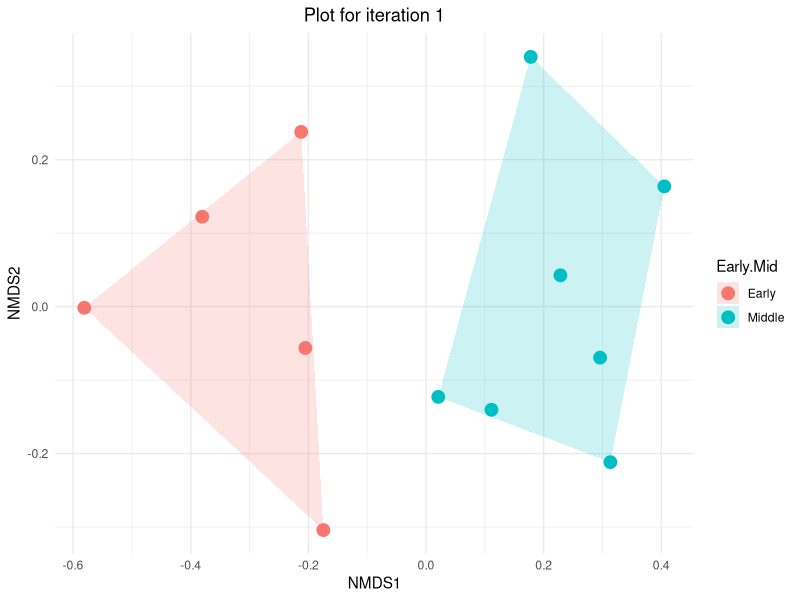
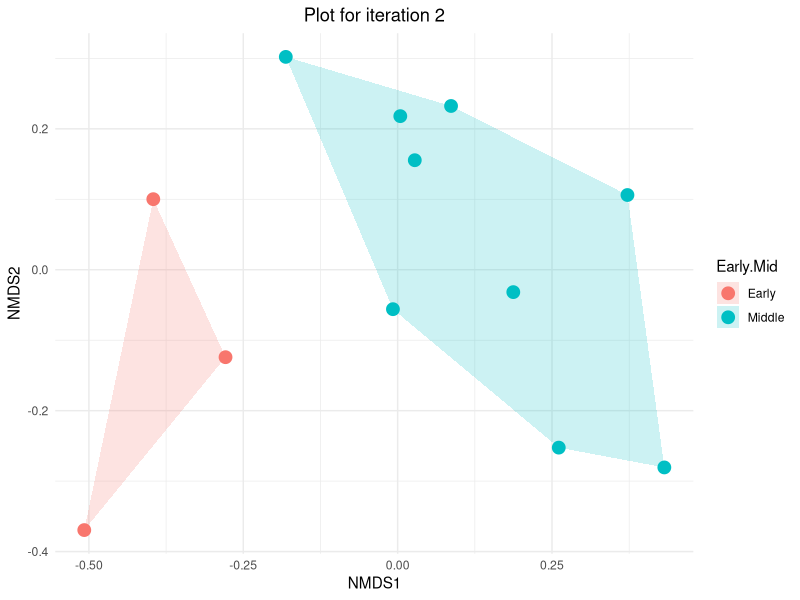
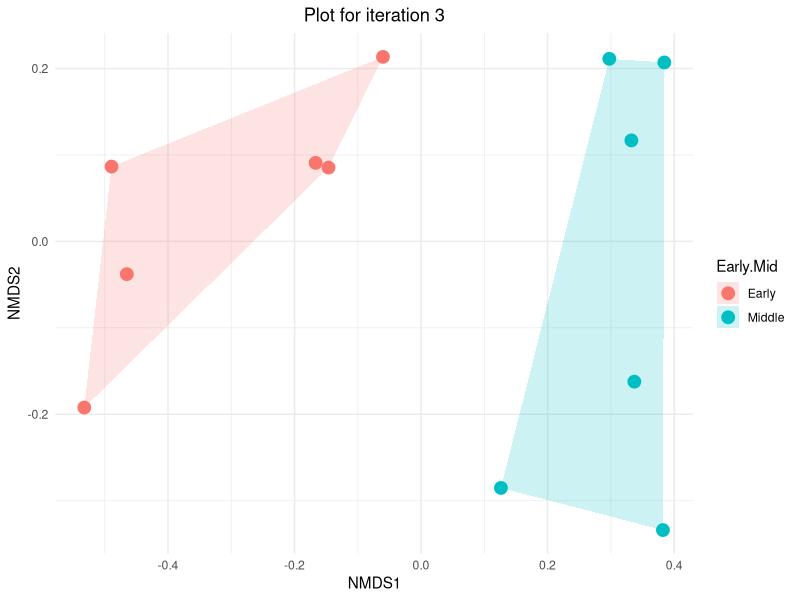
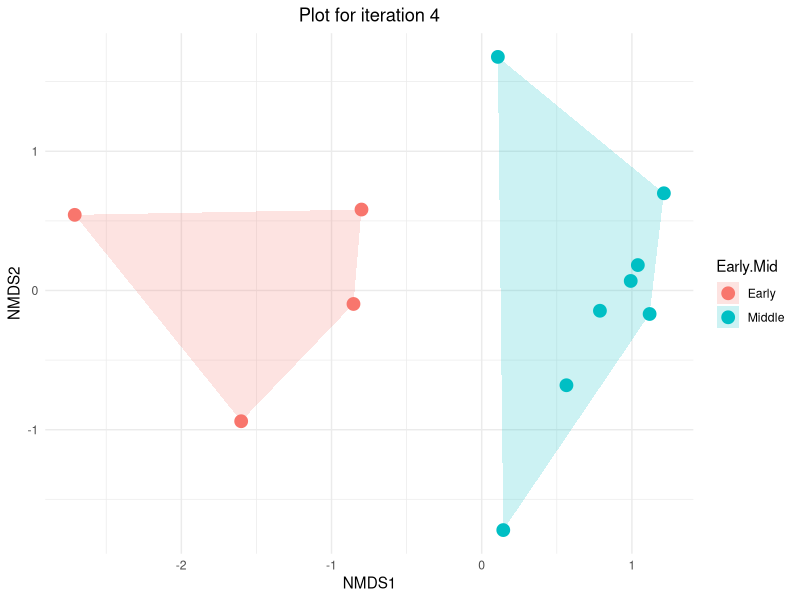
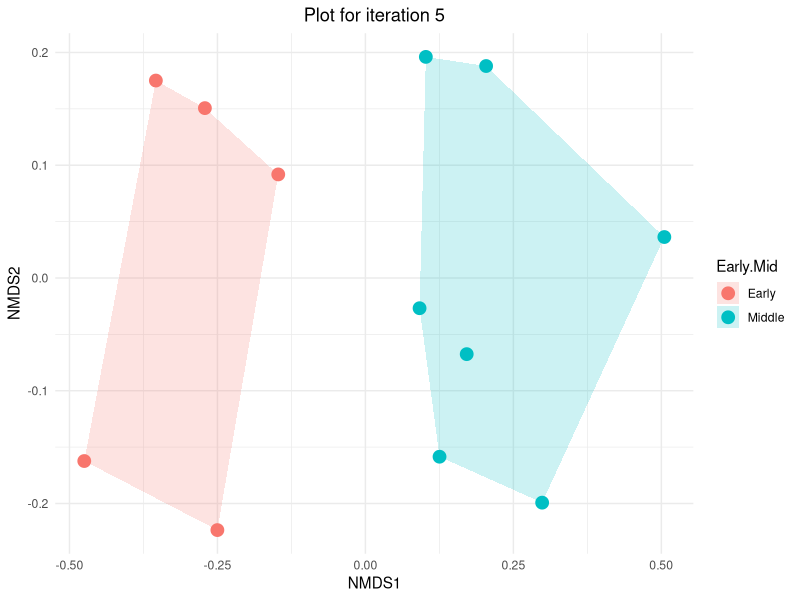

R code for these plots, in order:
# load libraries
library("dplyr")
library("vegan")
library("ggplot2")

# overhead for creating Results subdirectory
current_time <- Sys.time()
formatted_time <- format(current_time, "%Y-%m-%d_%H-%M-%S")
folder_name <- paste("Results", formatted_time, sep = " ")
dir.create(folder_name)

# load data and replace NAs with 0s
rawData <- read.csv("Data/RelativeDataset.csv")
data <- rawData %>% replace(is.na(.), 0) # ensure NA values are replaced with 0

mann_whitney_test <- function(NMDS1, Early.Mid, data.scores) {
  test <- wilcox.test(NMDS1 ~ Early.Mid, data = data.scores)  # Use exact = FALSE for larger samples
  U_stat <- test$statistic
  p_value <- test$p.value
  return(c(U_stat, p_value))
}

success = 0

# create function for looping NMDS and producing plots
findNMDS <- function(r, nit, plotIndices) {
  
  # variables
  r <- 0.05 # proportion of data not culled
  nit <- 5  # number of iterations
  plotIndices <- 5 # number of plots produced
  
  
  # Initialize matrices to store U-statistics and p-values
  results <- matrix(NA, nrow = nit, ncol = 2)
  colnames(results) <- c("U_stat", "p_value")
  
  # Loop to perform the test nit times
  warning_count = 0
  i = 1
  for (i in 1:nit) {
    # randomly cull data
    culled_data = data %>%
      slice_sample(prop = r)
    
    #make community matrix - extract columns with relative abundance information
    com = culled_data[,4:ncol(culled_data)]
    m_com = as.matrix(com)
    
      # run NMDS
      nmds = metaMDS(m_com, distance = "bray")
      
      # extract NMDS scores (x and y coordinates) and bind to Early/Mid
      data.scores = as.data.frame(scores(nmds)$sites)
      data.scores$Early.Mid = culled_data$Early.Mid
      
      # make sure "Early" is on the left of the plot
      group_means <- aggregate(NMDS1 ~ Early.Mid, data = data.scores, mean)
      earlyMean <- group_means$NMDS1[group_means$Early.Mid == "Early"]
      midMean <- group_means$NMDS1[group_means$Early.Mid == "Middle"]
      if (earlyMean > midMean) {
        data.scores$NMDS1 <- -data.scores$NMDS1  # Flip the NMDS1 axis
      }
      
      write.csv(data.scores, paste0(folder_name, "/NMDSdata", i, ".csv"))
      
      # create plot using ggplot2 if iteration is less than or equal to plotIndices
      if (i <= plotIndices) {
        # Function to calculate the convex hull for each group
        find_hull = function(df) df[chull(df$NMDS1, df$NMDS2), ]
        
        # Apply the function to your NMDS scores grouped by your factor
        hulls = data.scores %>%
          group_by(Early.Mid) %>%
          do(find_hull(.))
        
        # NMDS plot with convex hulls
        p = ggplot() +
          geom_polygon(data = hulls, aes(x = NMDS1, y = NMDS2, fill = Early.Mid), alpha = 0.2) + # Convex hulls
          geom_point(data = data.scores, aes(x = NMDS1, y = NMDS2, color = Early.Mid), size = 4) + # Points
          theme_minimal() +
          labs(x = "NMDS1", y = "NMDS2") +
          ggtitle(paste("Plot for iteration", i)) +
          theme(plot.title = element_text(hjust = 0.5))
        
        
        
        # Construct the filename
        file_name = sprintf("NMDS.%d.png", i)
        file_path = file.path(folder_name, file_name)
        
        # Save the plot
        ggsave(filename = file_path, plot = p, bg = "white")
        
        
        
      }
      
      results[i, ] = mann_whitney_test(NMDS1, Early.Mid, data.scores)
      i = i + 1
  }
  
}

# variables
r <- 0.05 # proportion of data not culled
nit <- 30  # number of iterations
plotIndices <- 30 # number of plots produced

# call function
results <- findNMDS(r, nit, plotIndices)

# save individual results to the "Results" directory
file_name <- "individual.iterations.csv"
file_path <- file.path(folder_name, file_name)
write.csv(results, file = file_path, row.names = TRUE)

# Calculate the average U-statistic and p-value
average_U_stat <- mean(results[, "U_stat"])
average_p_value <- mean(results[, "p_value"])

# create matrix from summary results
names_vector <- c("Proportion of Data Remaining", "Number of Iterations", "Proportion of Plots",
                  "Average U-statistic", "Average p-value")
values_vector <- c(r, nit, plotIndices, average_U_stat, average_p_value)
matrix_data <- cbind(names_vector, values_vector)

# save summary results to the "Results" directory
file_name <- "summary.results.csv"
file_path <- file.path(folder_name, file_name)
write.csv(matrix_data, file = file_path, row.names = FALSE)
